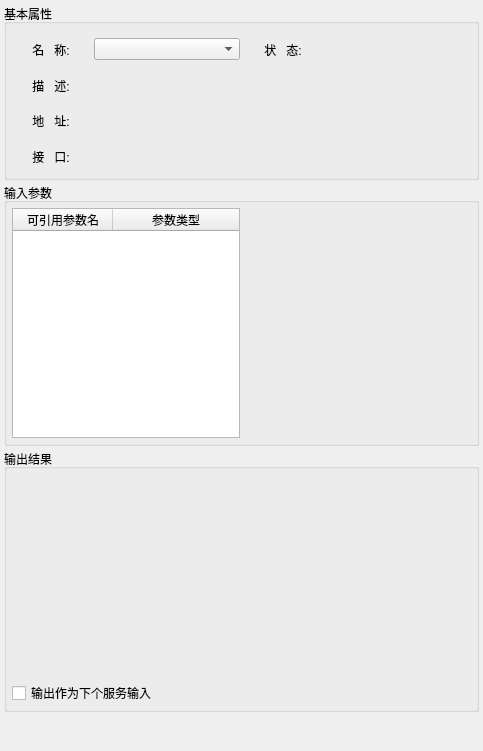
<?xml version="1.0" encoding="UTF-8"?>
<ui version="4.0">
 <class>MyPropertyEdit</class>
 <widget class="QDialog" name="MyPropertyEdit">
  <property name="geometry">
   <rect>
    <x>0</x>
    <y>0</y>
    <width>483</width>
    <height>751</height>
   </rect>
  </property>
  <property name="windowTitle">
   <string>Dialog</string>
  </property>
  <layout class="QVBoxLayout" name="verticalLayout">
   <property name="margin">
    <number>0</number>
   </property>
   <item>
    <widget class="QWidget" name="widget" native="true">
     <property name="styleSheet">
      <string notr="true">QComboBox QAbstractItemView::item
{
  height:23px;
}

QComboBox QAbstractItemView::item:hover
{
  background-color:#567dbc;
}

</string>
     </property>
     <layout class="QVBoxLayout" name="verticalLayout_2" stretch="2,3,3,0">
      <property name="spacing">
       <number>3</number>
      </property>
      <property name="margin">
       <number>4</number>
      </property>
      <item>
       <widget class="QGroupBox" name="groupBox_3">
        <property name="title">
         <string>基本属性</string>
        </property>
        <layout class="QVBoxLayout" name="verticalLayout_3">
         <property name="spacing">
          <number>3</number>
         </property>
         <property name="leftMargin">
          <number>4</number>
         </property>
         <property name="rightMargin">
          <number>4</number>
         </property>
         <property name="bottomMargin">
          <number>4</number>
         </property>
         <item>
          <layout class="QHBoxLayout" name="horizontalLayout_2">
           <item>
            <widget class="QLabel" name="label">
             <property name="minimumSize">
              <size>
               <width>80</width>
               <height>25</height>
              </size>
             </property>
             <property name="maximumSize">
              <size>
               <width>80</width>
               <height>16777215</height>
              </size>
             </property>
             <property name="text">
              <string>名   称:</string>
             </property>
             <property name="alignment">
              <set>Qt::AlignCenter</set>
             </property>
            </widget>
           </item>
           <item>
            <widget class="QComboBox" name="serviceName"/>
           </item>
           <item>
            <widget class="QLabel" name="label_3">
             <property name="minimumSize">
              <size>
               <width>80</width>
               <height>25</height>
              </size>
             </property>
             <property name="maximumSize">
              <size>
               <width>80</width>
               <height>16777215</height>
              </size>
             </property>
             <property name="text">
              <string>状   态:</string>
             </property>
             <property name="alignment">
              <set>Qt::AlignCenter</set>
             </property>
            </widget>
           </item>
           <item>
            <widget class="QLabel" name="serviceState">
             <property name="text">
              <string/>
             </property>
            </widget>
           </item>
          </layout>
         </item>
         <item>
          <layout class="QHBoxLayout" name="horizontalLayout_3">
           <item>
            <widget class="QLabel" name="label_4">
             <property name="minimumSize">
              <size>
               <width>80</width>
               <height>25</height>
              </size>
             </property>
             <property name="maximumSize">
              <size>
               <width>80</width>
               <height>16777215</height>
              </size>
             </property>
             <property name="text">
              <string>描   述:</string>
             </property>
             <property name="alignment">
              <set>Qt::AlignCenter</set>
             </property>
            </widget>
           </item>
           <item>
            <widget class="QLabel" name="serviceDesc">
             <property name="text">
              <string/>
             </property>
            </widget>
           </item>
          </layout>
         </item>
         <item>
          <layout class="QHBoxLayout" name="horizontalLayout_4">
           <item>
            <widget class="QLabel" name="label_2">
             <property name="minimumSize">
              <size>
               <width>80</width>
               <height>25</height>
              </size>
             </property>
             <property name="maximumSize">
              <size>
               <width>80</width>
               <height>16777215</height>
              </size>
             </property>
             <property name="text">
              <string>地   址:</string>
             </property>
             <property name="alignment">
              <set>Qt::AlignCenter</set>
             </property>
            </widget>
           </item>
           <item>
            <widget class="QLabel" name="servicePath">
             <property name="text">
              <string/>
             </property>
            </widget>
           </item>
          </layout>
         </item>
         <item>
          <layout class="QHBoxLayout" name="horizontalLayout_5">
           <item>
            <widget class="QLabel" name="label_5">
             <property name="minimumSize">
              <size>
               <width>80</width>
               <height>25</height>
              </size>
             </property>
             <property name="maximumSize">
              <size>
               <width>80</width>
               <height>16777215</height>
              </size>
             </property>
             <property name="text">
              <string>接   口:</string>
             </property>
             <property name="alignment">
              <set>Qt::AlignCenter</set>
             </property>
            </widget>
           </item>
           <item>
            <widget class="QLabel" name="servicePort">
             <property name="text">
              <string/>
             </property>
            </widget>
           </item>
          </layout>
         </item>
        </layout>
       </widget>
      </item>
      <item>
       <widget class="QGroupBox" name="groupBox">
        <property name="title">
         <string>输入参数</string>
        </property>
        <layout class="QHBoxLayout" name="horizontalLayout" stretch="0,0">
         <property name="spacing">
          <number>3</number>
         </property>
         <property name="margin">
          <number>4</number>
         </property>
         <item>
          <widget class="QWidget" name="widget_4" native="true">
           <property name="minimumSize">
            <size>
             <width>230</width>
             <height>0</height>
            </size>
           </property>
           <property name="maximumSize">
            <size>
             <width>230</width>
             <height>16777215</height>
            </size>
           </property>
           <layout class="QVBoxLayout" name="verticalLayout_4">
            <property name="margin">
             <number>1</number>
            </property>
            <item>
             <widget class="QTableWidget" name="quoteTable">
              <property name="minimumSize">
               <size>
                <width>0</width>
                <height>0</height>
               </size>
              </property>
              <property name="maximumSize">
               <size>
                <width>16777215</width>
                <height>16777215</height>
               </size>
              </property>
              <attribute name="horizontalHeaderStretchLastSection">
               <bool>true</bool>
              </attribute>
              <column>
               <property name="text">
                <string>可引用参数名</string>
               </property>
              </column>
              <column>
               <property name="text">
                <string>参数类型</string>
               </property>
              </column>
             </widget>
            </item>
           </layout>
          </widget>
         </item>
         <item>
          <widget class="QWidget" name="inputWidget" native="true">
           <property name="sizePolicy">
            <sizepolicy hsizetype="Expanding" vsizetype="Preferred">
             <horstretch>0</horstretch>
             <verstretch>0</verstretch>
            </sizepolicy>
           </property>
          </widget>
         </item>
        </layout>
       </widget>
      </item>
      <item>
       <widget class="QGroupBox" name="groupBox_2">
        <property name="title">
         <string>输出结果</string>
        </property>
        <layout class="QVBoxLayout" name="verticalLayout_5">
         <property name="spacing">
          <number>3</number>
         </property>
         <property name="margin">
          <number>4</number>
         </property>
         <item>
          <widget class="QWidget" name="outputWidget" native="true"/>
         </item>
         <item>
          <widget class="QWidget" name="widget_3" native="true">
           <property name="maximumSize">
            <size>
             <width>16777215</width>
             <height>24</height>
            </size>
           </property>
           <layout class="QHBoxLayout" name="horizontalLayout_6">
            <property name="margin">
             <number>1</number>
            </property>
            <item>
             <widget class="QCheckBox" name="outputAsNextInput">
              <property name="text">
               <string>输出作为下个服务输入</string>
              </property>
             </widget>
            </item>
            <item>
             <spacer name="horizontalSpacer_2">
              <property name="orientation">
               <enum>Qt::Horizontal</enum>
              </property>
              <property name="sizeHint" stdset="0">
               <size>
                <width>311</width>
                <height>19</height>
               </size>
              </property>
             </spacer>
            </item>
           </layout>
          </widget>
         </item>
        </layout>
       </widget>
      </item>
      <item>
       <widget class="QWidget" name="widget_2" native="true">
        <property name="minimumSize">
         <size>
          <width>0</width>
          <height>32</height>
         </size>
        </property>
        <property name="maximumSize">
         <size>
          <width>16777215</width>
          <height>54546</height>
         </size>
        </property>
       </widget>
      </item>
     </layout>
    </widget>
   </item>
  </layout>
 </widget>
 <resources/>
 <connections/>
</ui>
